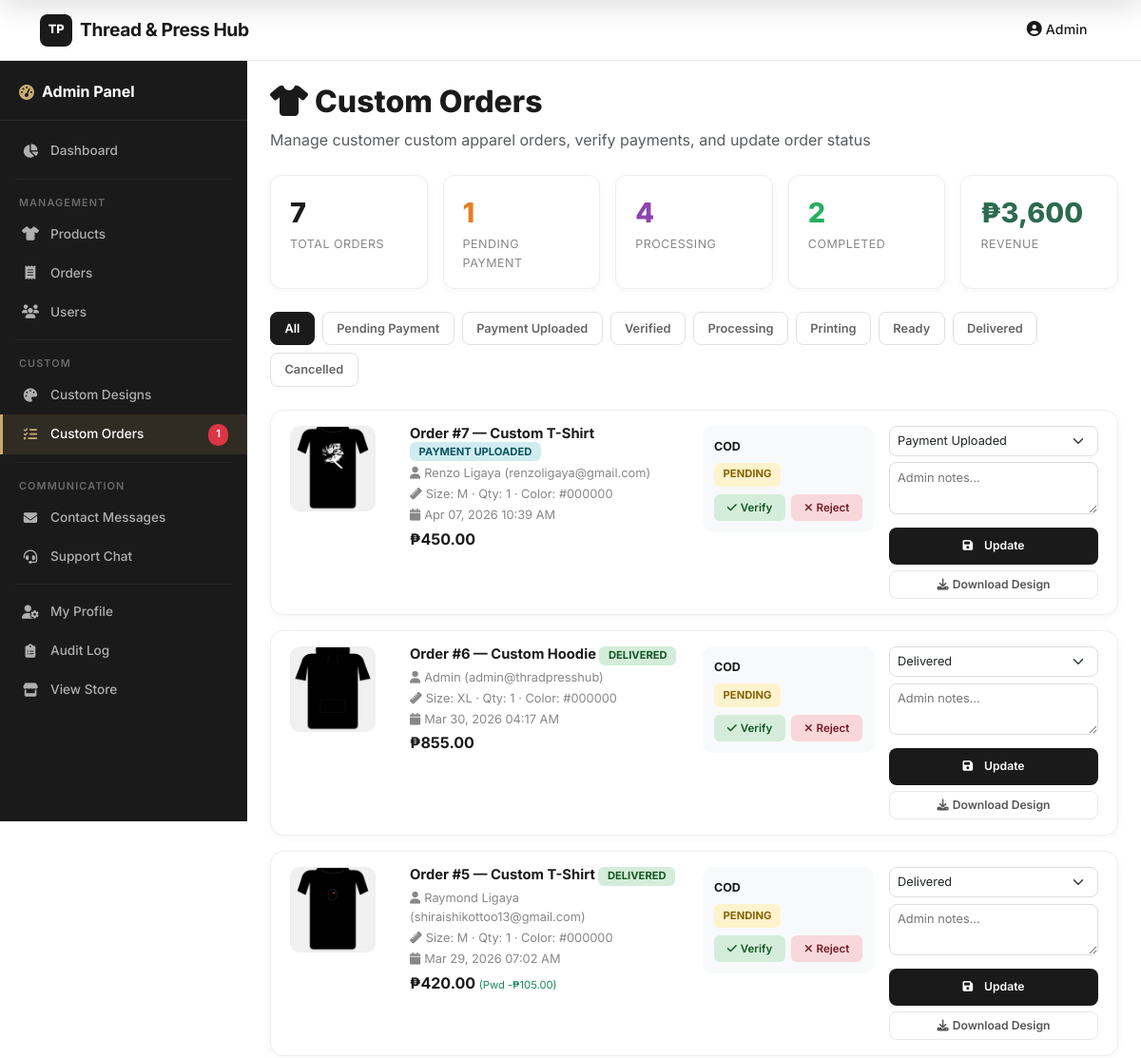
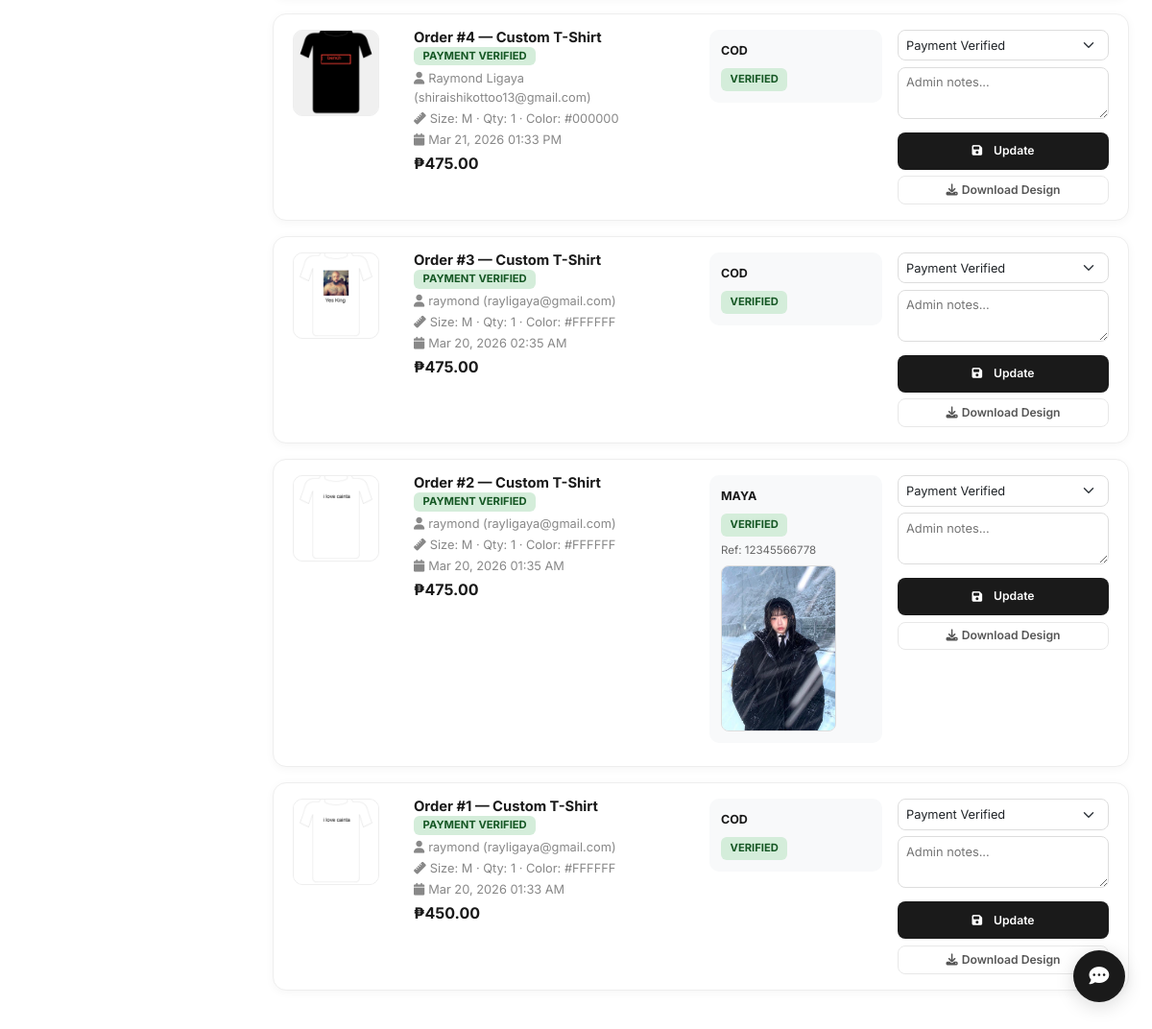
Page /admin/custom-orders.php (signed in) on the committed database (2 pictures, top to bottom).
### tables this page shows
CREATE TABLE `custom_orders` (
  `id` int(11) NOT NULL,
  `user_id` int(11) NOT NULL,
  `design_id` int(11) NOT NULL,
  `design_image` varchar(500) NOT NULL,
  `product_type` varchar(50) NOT NULL DEFAULT 'tshirt',
  `apparel_color` varchar(20) DEFAULT '#FFFFFF',
  `size` varchar(10) NOT NULL DEFAULT 'M',
  `quantity` int(11) NOT NULL DEFAULT 1,
  `base_price` decimal(10,2) NOT NULL DEFAULT 0.00,
  `print_cost` decimal(10,2) NOT NULL DEFAULT 0.00,
  `color_cost` decimal(10,2) NOT NULL DEFAULT 0.00,
  `subtotal` decimal(10,2) NOT NULL DEFAULT 0.00,
  `discount_type` varchar(20) DEFAULT 'regular',
  `discount_amount` decimal(10,2) DEFAULT 0.00,
  `total_price` decimal(10,2) NOT NULL DEFAULT 0.00,
  `status` enum('pending_payment','payment_uploaded','payment_verified','processing','printing','ready_pickup','delivered','cancelled') DEFAULT 'pending_payment',
  `notes` text DEFAULT NULL,
  `admin_notes` text DEFAULT NULL,
  `created_at` timestamp NOT NULL DEFAULT current_timestamp(),
  `updated_at` timestamp NOT NULL DEFAULT current_timestamp() ON UPDATE current_timestamp()
);

CREATE TABLE `users` (
  `id` int(11) NOT NULL,
  `fullname` varchar(100) NOT NULL,
  `email` varchar(100) NOT NULL,
  `phone` varchar(20) DEFAULT NULL,
  `password` varchar(255) NOT NULL,
  `user_type` enum('regular','pwd','senior','admin') DEFAULT 'regular',
  `pwd_id` varchar(50) DEFAULT NULL,
  `senior_id` varchar(50) DEFAULT NULL,
  `street_address` varchar(255) DEFAULT NULL,
  `barangay` varchar(100) DEFAULT NULL,
  `city` varchar(100) DEFAULT NULL,
  `province` varchar(100) DEFAULT NULL,
  `zipcode` varchar(20) DEFAULT NULL,
  `created_at` timestamp NOT NULL DEFAULT current_timestamp(),
  `updated_at` timestamp NOT NULL DEFAULT current_timestamp() ON UPDATE current_timestamp()
);

CREATE TABLE `custom_order_payments` (
  `id` int(11) NOT NULL,
  `custom_order_id` int(11) NOT NULL,
  `payment_method` enum('gcash','maya','cod') NOT NULL,
  `payment_proof` varchar(500) DEFAULT NULL,
  `reference_number` varchar(100) DEFAULT NULL,
  `amount` decimal(10,2) NOT NULL DEFAULT 0.00,
  `payment_status` enum('pending','verified','rejected') DEFAULT 'pending',
  `admin_notes` text DEFAULT NULL,
  `created_at` timestamp NOT NULL DEFAULT current_timestamp(),
  `updated_at` timestamp NOT NULL DEFAULT current_timestamp() ON UPDATE current_timestamp()
);

### admin/custom-orders.php (the view, shortened to what this page needs)
<?php
require '../includes/config.php';
$statusFilter = $_GET['status'] ?? '';
$whereClause = '';
$orders = $conn->query("
    SELECT co.*, u.fullname, u.email,
           cop.payment_method, cop.payment_proof, cop.payment_status, cop.reference_number, cop.id as payment_id
    FROM custom_orders co
    JOIN users u ON co.user_id = u.id
    LEFT JOIN custom_order_payments cop ON co.id = cop.custom_order_id
    $whereClause
    ORDER BY co.created_at DESC
");
$totalOrders = $conn->query("SELECT COUNT(*) as c FROM custom_orders")->fetch_assoc()['c'] ?? 0;
$pendingPayment = $conn->query("SELECT COUNT(*) as c FROM custom_orders WHERE status IN ('pending_payment','payment_uploaded')")->fetch_assoc()['c'] ?? 0;
$processingOrders = $conn->query("SELECT COUNT(*) as c FROM custom_orders WHERE status IN ('payment_verified','processing','printing')")->fetch_assoc()['c'] ?? 0;
$completedOrders = $conn->query("SELECT COUNT(*) as c FROM custom_orders WHERE status IN ('ready_pickup','delivered')")->fetch_assoc()['c'] ?? 0;
$totalRevenue = $conn->query("SELECT COALESCE(SUM(total_price), 0) as r FROM custom_orders WHERE status NOT IN ('cancelled','pending_payment')")->fetch_assoc()['r'] ?? 0;
$statusLabels = [
    'pending_payment'  => ['label' => 'Pending Payment',  'badge' => 'warning'],
    'payment_uploaded' => ['label' => 'Payment Uploaded', 'badge' => 'info'],
    'payment_verified' => ['label' => 'Payment Verified', 'badge' => 'success'],
    'processing'       => ['label' => 'Processing',       'badge' => 'primary'],
    'printing'         => ['label' => 'Printing',         'badge' => 'primary'],
    'ready_pickup'     => ['label' => 'Ready for Pickup', 'badge' => 'teal'],
    'delivered'        => ['label' => 'Delivered',         'badge' => 'success'],
    'cancelled'        => ['label' => 'Cancelled',         'badge' => 'danger'],
];
$typeNames = ['tshirt' => 'T-Shirt', 'hoodie' => 'Hoodie', 'polo' => 'Polo'];
?>
<?php include '../includes/header/header.php'; ?>
<?php include '../includes/admin-sidebar.php'; ?>
<div class="admin-custom-orders">
    <div class="mb-4">
        <h1 style="font-size:2rem; font-weight:800;">
            <i class="fas fa-shirt"></i> Custom Orders
        </h1>
        <p class="text-muted">Manage customer custom apparel orders, verify payments, and update order status</p>
    </div>
    <div class="co-stats-row">
        <div class="co-stat-card">
            <div class="stat-num"><?php echo $totalOrders; ?></div>
            <div class="stat-text">Total Orders</div>
        </div>
        <div class="co-stat-card">
            <div class="stat-num" style="color:#e67e22;"><?php echo $pendingPayment; ?></div>
            <div class="stat-text">Pending Payment</div>
        </div>
        <div class="co-stat-card">
            <div class="stat-num" style="color:#8e44ad;"><?php echo $processingOrders; ?></div>
            <div class="stat-text">Processing</div>
        </div>
        <div class="co-stat-card">
            <div class="stat-num" style="color:#27ae60;"><?php echo $completedOrders; ?></div>
            <div class="stat-text">Completed</div>
        </div>
        <div class="co-stat-card">
            <div class="stat-num" style="color:#2d6a4f;">₱<?php echo number_format($totalRevenue, 0); ?></div>
            <div class="stat-text">Revenue</div>
        </div>
    </div>
    <div class="co-filter-tabs">
        <a href="custom-orders.php" class="co-filter-tab <?php echo !$statusFilter ? 'active' : ''; ?>">All</a>
        <a href="?status=pending_payment" class="co-filter-tab <?php echo $statusFilter === 'pending_payment' ? 'active' : ''; ?>">Pending Payment</a>
        <a href="?status=payment_uploaded" class="co-filter-tab <?php echo $statusFilter === 'payment_uploaded' ? 'active' : ''; ?>">Payment Uploaded</a>
        <a href="?status=payment_verified" class="co-filter-tab <?php echo $statusFilter === 'payment_verified' ? 'active' : ''; ?>">Verified</a>
        <a href="?status=processing" class="co-filter-tab <?php echo $statusFilter === 'processing' ? 'active' : ''; ?>">Processing</a>
        <a href="?status=printing" class="co-filter-tab <?php echo $statusFilter === 'printing' ? 'active' : ''; ?>">Printing</a>
        <a href="?status=ready_pickup" class="co-filter-tab <?php echo $statusFilter === 'ready_pickup' ? 'active' : ''; ?>">Ready</a>
        <a href="?status=delivered" class="co-filter-tab <?php echo $statusFilter === 'delivered' ? 'active' : ''; ?>">Delivered</a>
        <a href="?status=cancelled" class="co-filter-tab <?php echo $statusFilter === 'cancelled' ? 'active' : ''; ?>">Cancelled</a>
    </div>
    <?php if ($orders && $orders->num_rows > 0): ?>
        <?php while ($o = $orders->fetch_assoc()):
            $statusInfo = $statusLabels[$o['status']] ?? ['label' => $o['status'], 'badge' => 'secondary'];
        ?>
            <div class="co-order-card">
                <div class="co-order-grid">
                    <div>
                        <img src="../<?php echo htmlspecialchars($o['design_image']); ?>"
                             class="co-thumb" alt="Design"
                             onclick="showModal('../<?php echo htmlspecialchars($o['design_image']); ?>')"
                             onerror="this.src='https://placehold.co/90x90/f0f0f0/999?text=Design'">
                    </div>
                    <div class="co-info">
                        <h6>
                            Order #<?php echo (int)$o['id']; ?> — Custom <?php echo htmlspecialchars($typeNames[$o['product_type']] ?? 'Apparel'); ?>
                            <span class="co-badge <?php echo $statusInfo['badge']; ?>"><?php echo $statusInfo['label']; ?></span>
                        </h6>
                        <p><i class="fas fa-user me-1"></i><?php echo htmlspecialchars($o['fullname']); ?> (<?php echo htmlspecialchars($o['email']); ?>)</p>
                        <p><i class="fas fa-ruler me-1"></i>Size: <?php echo htmlspecialchars($o['size']); ?> · Qty: <?php echo (int)$o['quantity']; ?> · Color: <?php echo htmlspecialchars($o['apparel_color']); ?></p>
                        <p><i class="fas fa-calendar me-1"></i><?php echo date('M d, Y h:i A', strtotime($o['created_at'])); ?></p>
                        <p><strong style="color:var(--accent-green,#2d6a4f); font-size:1rem;">₱<?php echo number_format($o['total_price'], 2); ?></strong>
                        <?php if ($o['discount_amount'] > 0): ?>
                            <small class="text-success">(<?php echo ucfirst($o['discount_type']); ?> -₱<?php echo number_format($o['discount_amount'], 2); ?>)</small>
                        <?php endif; ?>
                        </p>
                    </div>
                    <div>
                        <?php if ($o['payment_method']): ?>
                            <div class="co-payment-section">
                                <p style="font-size:0.78rem; margin:0 0 0.3rem; font-weight:700;"><?php echo strtoupper(htmlspecialchars($o['payment_method'])); ?></p>
                                <span class="co-badge <?php echo $o['payment_status'] === 'verified' ? 'success' : ($o['payment_status'] === 'rejected' ? 'danger' : 'warning'); ?>">
                                    <?php echo htmlspecialchars($o['payment_status']); ?>
                                </span>
                                <?php if ($o['reference_number']): ?>
                                    <p style="font-size:0.72rem; margin:0.3rem 0 0; color:#666;">Ref: <?php echo htmlspecialchars($o['reference_number']); ?></p>
                                <?php endif; ?>
                                <?php if ($o['payment_proof']): ?>
                                    <div style="margin-top:0.4rem;">
                                        <img src="../<?php echo htmlspecialchars($o['payment_proof']); ?>"
                                             alt="Payment Proof"
                                             onclick="showModal('../<?php echo htmlspecialchars($o['payment_proof']); ?>')"
                                             onerror="this.style.display='none'">
                                    </div>
                                <?php endif; ?>
                                <?php if ($o['payment_status'] === 'pending' && $o['payment_id']): ?>
                                    <div class="co-verify-btns">
                                        <form method="POST" style="flex:1;">
                                            <button type="submit" name="verify_payment" value="verify" class="btn-verify" style="width:100%;">
                                                <i class="fas fa-check me-1"></i>Verify
                                            </button>
                                        </form>
                                        <form method="POST" style="flex:1;">
                                            <button type="submit" name="verify_payment" value="reject" class="btn-reject" style="width:100%;">
                                                <i class="fas fa-times me-1"></i>Reject
                                            </button>
                                        </form>
                                    </div>
                                <?php endif; ?>
                            </div>
                        <?php else: ?>
                            <p style="color:#bbb; font-size:0.8rem; text-align:center;"><i class="fas fa-clock me-1"></i>No payment yet</p>
                        <?php endif; ?>
                    </div>
                    <div>
                        <form method="POST" class="co-actions-form">
                            <select name="status" class="form-select form-select-sm">
                                <?php foreach ($statusLabels as $key => $val): ?>
                                    <option value="<?php echo $key; ?>" <?php echo $o['status'] === $key ? 'selected' : ''; ?>><?php echo $val['label']; ?></option>
                                <?php endforeach; ?>
                            </select>
                            <textarea name="admin_notes" placeholder="Admin notes..."><?php echo htmlspecialchars($o['admin_notes'] ?? ''); ?></textarea>
                            <button type="submit" class="btn btn-sm btn-primary w-100" style="border-radius:8px;">
                                <i class="fas fa-save me-1"></i>Update
                            </button>
                        </form>
                        <div style="margin-top:0.4rem;">
                            <a href="../<?php echo htmlspecialchars($o['design_image']); ?>"
                               download="order_<?php echo (int)$o['id']; ?>_design.png"
                               class="btn btn-sm btn-outline-secondary w-100" style="border-radius:8px; font-size:0.76rem;">
                                <i class="fas fa-download me-1"></i>Download Design
                            </a>
                        </div>
                    </div>
                </div>
            </div>
        <?php endwhile; ?>
    <?php endif; ?>
</div>
    </div>
</div>
<?php include '../includes/footer/footer.php'; ?>

### css/style.css (style rules this page uses)
* { margin: 0; padding: 0; box-sizing: border-box; }
html, body { margin: 0 !important; padding: 0 !important; }
:root { --primary: #1a1a1a; --primary-light: #333333; --secondary: #666666; --accent: #c8a96e; --accent-hover: #b89555; --text-dark: #1a1a1a; --text-medium: #555555; --text-light: #888888; --bg-white: #ffffff; --bg-light: #f8f8f8; --bg-gray: #f2f2f2; --border-light: #e8e8e8; --border-medium: #d0d0d0; --success: #22c55e; --danger: #ef4444; --warning: #f59e0b; --info: #3b82f6; --shadow-sm: 0 1px 3px rgba(0,0,0,0.06); --shadow-md: 0 4px 12px rgba(0,0,0,0.08); --shadow-lg: 0 8px 30px rgba(0,0,0,0.12); --radius-sm: 8px; --radius-md: 12px; --radius-lg: 16px; --radius-xl: 24px; --transition: all 0.25s ease; --coffee-dark: #1a1a1a; --coffee-brown: #333333; --coffee-light: #666666; --coffee-cream: #f2f2f2; --accent-green: #1a1a1a; }
body { font-family: 'Inter', -apple-system, BlinkMacSystemFont, 'Segoe UI', Roboto, sans-serif; color: var(--text-dark); background-color: var(--bg-white); line-height: 1.6; -webkit-font-smoothing: antialiased; -moz-osx-font-smoothing: grayscale; padding-top: 0 !important; }
.btn-primary { background-color: var(--primary) !important; border: none !important; padding: 0.65rem 1.75rem !important; font-weight: 600 !important; border-radius: var(--radius-sm) !important; transition: var(--transition) !important; width: 100%; font-size: 0.88rem; display: inline-flex; align-items: center; justify-content: center; gap: 0.5rem; color: white !important; }
.btn { border-radius: var(--radius-sm); padding: 0.5rem 1rem; font-weight: 600; transition: var(--transition); border: none; font-size: 0.88rem; }
.btn-sm { padding: 0.3rem 0.7rem; font-size: 0.78rem; }
.btn-outline-secondary { border: 1.5px solid var(--border-light) !important; color: var(--text-medium) !important; background: transparent !important; }

### rows in the picture
custom_orders: design_image (picture), id "7", product_type "T-Shirt", status "PAYMENT UPLOADED", user.fullname "Renzo Ligaya", user.email "renzoligaya@gmail.com", size "M", quantity "1", apparel_color "#000000", created_at "Apr 07, 2026 10:39 AM", total_price "450.00", custom_order_payments.payment_method "COD", custom_order_payments.payment_status "PENDING", status "Payment Uploaded"
custom_orders: design_image (picture), id "6", product_type "Hoodie", status "DELIVERED", user.fullname "Admin", user.email "admin@thradpresshub", size "XL", quantity "1", apparel_color "#000000", created_at "Mar 30, 2026 04:17 AM", total_price "855.00", custom_order_payments.payment_method "COD", custom_order_payments.payment_status "PENDING", status "Delivered"
custom_orders: design_image (picture), id "5", product_type "T-Shirt", status "DELIVERED", user.fullname "Raymond Ligaya", user.email "shiraishikottoo13@gmail.com", size "M", quantity "1", apparel_color "#000000", created_at "Mar 29, 2026 07:02 AM", total_price "420.00", discount_type "Pwd", discount_amount "105.00", custom_order_payments.payment_method "COD", custom_order_payments.payment_status "PENDING", status "Delivered"
custom_orders: design_image (picture), id "4", product_type "T-Shirt", status "PAYMENT VERIFIED", user.fullname "Raymond Ligaya", user.email "shiraishikottoo13@gmail.com", size "M", quantity "1", apparel_color "#000000", created_at "Mar 21, 2026 01:33 PM", total_price "475.00", custom_order_payments.payment_method "COD", custom_order_payments.payment_status "VERIFIED", status "Payment Verified"
custom_orders: design_image (picture), id "3", product_type "T-Shirt", status "PAYMENT VERIFIED", user.fullname "raymond", user.email "rayligaya@gmail.com", size "M", quantity "1", apparel_color "#FFFFFF", created_at "Mar 20, 2026 02:35 AM", total_price "475.00", custom_order_payments.payment_method "COD", custom_order_payments.payment_status "VERIFIED", status "Payment Verified"
custom_orders: design_image (picture), id "2", product_type "T-Shirt", status "PAYMENT VERIFIED", user.fullname "raymond", user.email "rayligaya@gmail.com", size "M", quantity "1", apparel_color "#FFFFFF", created_at "Mar 20, 2026 01:35 AM", total_price "475.00", custom_order_payments.payment_method "MAYA", custom_order_payments.payment_status "VERIFIED", custom_order_payments.reference_number "12345566778", custom_order_payments.payment_proof (picture), status "Payment Verified"
custom_orders: design_image (picture), id "1", product_type "T-Shirt", status "PAYMENT VERIFIED", user.fullname "raymond", user.email "rayligaya@gmail.com", size "M", quantity "1", apparel_color "#FFFFFF", created_at "Mar 20, 2026 01:33 AM", total_price "450.00", custom_order_payments.payment_method "COD", custom_order_payments.payment_status "VERIFIED", status "Payment Verified"

### other values in the picture
$_SESSION['user_name'] "Admin"
$pending_custom_orders "1"
$totalOrders "7"
$pendingPayment "1"
$processingOrders "4"
$completedOrders "2"
$totalRevenue "3,600"
